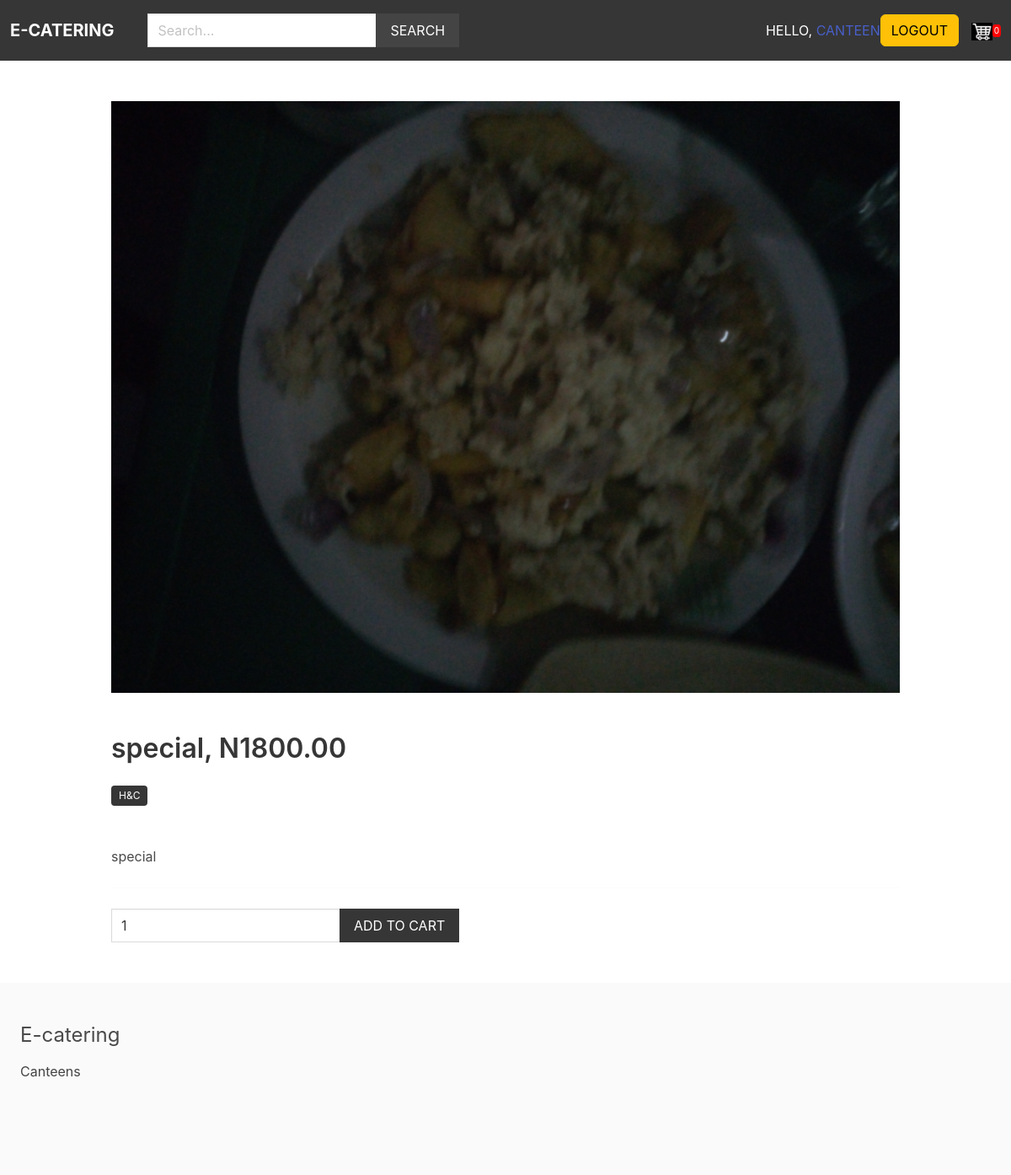
The app's page /Rice/special/ (signed in) with its own data.
### apps/product/models.py (models this page shows, shortened)
class Product(models.Model):
    category = models.ForeignKey(Category, related_name='products', on_delete=models.CASCADE)
    canteen = models.ForeignKey(Canteen , related_name='products', on_delete=models.CASCADE)
    title = models.CharField(max_length=250)
    slug = models.SlugField(max_length=250)
    description = models.TextField(null=True, blank=True)
    price = models.DecimalField(max_digits=6, decimal_places=2)
    date_added = models.DateTimeField(auto_now_add=True)
    image = models.ImageField(upload_to='uploads/', blank=True, null=True)
    thumbnail = models.ImageField(upload_to='uploads/', blank=True, null=True)
    class Meta:
        ordering = ['-date_added']

### apps/canteen/models.py (models this page shows, shortened)
class Canteen(models.Model):
    name = models.CharField(max_length=250)
    created_at = models.DateTimeField(auto_now_add=True)
    created_by = models.OneToOneField(User, related_name='canteen', on_delete=models.CASCADE)
    class Meta:
        ordering = ['name']

### apps/product/views.py (the view)
# urls.py: path('<slug:category_slug>/<slug:product_slug>/', views.product, name='product'),
def product(request, category_slug, product_slug):
    cart = Cart(request)
    product = get_object_or_404(Product, category__slug=category_slug, slug=product_slug)
    if request.method == 'POST':
        form = AddToCartForm(request.POST)
        if form.is_valid():
            quantity = form.cleaned_data['quantity']
            cart.add(product_id=product.id, quantity=quantity, update_quantity=False)
            messages.success(request, 'The product was added to the cart')
            return redirect('product', category_slug=category_slug, product_slug=product_slug)
    else:
        form = AddToCartForm()
    similar_products = list(product.category.products.exclude(id=product.id))
    if len(similar_products) >= 4:
        similar_products = random.sample(similar_products, 4)
    return render(request, 'product/product.html', {'form':form, 'product': product, 'similar_products': similar_products})

### apps/product/forms.py
class AddToCartForm(forms.Form):
    quantity = forms.IntegerField()

### apps/cart/cart.py (called while the page is built)
    def __len__(self):
        return sum(item['quantity'] for item in self.cart.values())

### apps/cart/context_processors.py (called while the page is built)
def cart(request):
    return {'cart': Cart(request)}

### apps/product/context_processors.py (called while the page is built)
def menu_categories(request):
    categories = Category.objects.all()
    return {'menu_categories': categories}

### apps/product/templates/product/product.html (shortened to what this page needs)
{% extends 'core/index.html' %}
{% block content %}
    {% if product.image %}
        <figure class="image is-4by3 mb-6">
            <img src="{{ product.image.url }}">
        </figure>
    {% endif %}
    <h1 class = "title"> {{ product.title }}, N{{ product.price }} </h1>
    <p class ="mb-6"><span class = "tag is-dark" > {{product.canteen.name}} </span></p>
    <p> {{product.description}} </p>
    <hr>
    <form method="post" action=".">
        <div class="field has-addons">
            <div class="control">
                <input type='number' name="quantity" value="1" class='input' min="1">
            </div>
            <div class="control">
                <button class="button is-dark is-uppercase"> Add to cart</button>
            </div>
        </div>
    </form>
{% endblock %}

### apps/core/templates/core/index.html (shortened to what this page needs)
{% load static %}
<!DOCTYPE html>
<html lang="en">
    <head>
        <link href="https://cdn.jsdelivr.net/npm/bootstrap@5.2.0-beta1/dist/css/bootstrap.min.css" rel="stylesheet">
        <link rel="stylesheet" href="https://cdn.jsdelivr.net/npm/bulma@0.9.1/css/bulma.min.css">
        <link rel="stylesheet" href="{% static 'styles/main.css' %}">
    </head>
    <body>
        {% if user.is_authenticated %}
            <nav class="navbar is-dark">
                <div class="navbar-brand">
                    <a href="/" class="navbar-item"><strong>E-catering</strong></a>
                </div>
                <div class="navbar-menu" id="main-navbar">
                    <div class="navbar-start">
                        <div class="navbar-item">
                            <form method="get" action="{% url 'search' %}">
                                <div class="field has-addons">
                                    <div class="control">
                                        <input type="text" class="input" placeholder="Search..." name="query">
                                    </div>
                                    <div class="control">
                                        <button class="button is-dark is-uppercase">Search</button>
                                    </div>
                                </div>
                            </form>
                        </div>
                    </div>
                    <div class="navbar-end">
                    <div class="navbar-item">
                        <span class="hell0-msg"> Hello, <a href="{% url 'uses' %}"> {{ request.user }} </a> </span>
                        <span><a href="{% url 'logouts' %}" class="btn btn-warning">Logout</a></span>
                        <a href="{% url 'cart' %}">
                          <img id="cart-icon" src="{% static 'images/cart.png' %}">
                        </a>
                        <p id="cart-total">{% if cart %}{{ cart | length }} {% else %} 0 {% endif %}</p>
                    </div>
                    </div>
                </div>
            </nav>
        {% endif %}
        <section class="section">
            <div class="container">
                {% block content %}
                {% endblock %}
            </div>
        </section>
        <footer class="footer">
            <h3 class="is-size-4 mb-4"> E-catering</h3>
            <a href="{% url 'canteens' %}"> Canteens</a>
        </footer>
    </body>
</html>

### static/styles/main.css (style rules this page uses)
.navbar { text-transform: uppercase; }
.navbar .is-dark { background: #444; }
.footer a { margin-bottom: 15px; display: inline-block; color: #444; }
.input, .button { border-radius: 0; }
#cart-icon { width:25px; display: inline-block; margin-left: 15px; }
#cart-total { display: inline-block; text-align: center; color:#fff; background-color: red; width: 10px; height: 15px; border-radius: 30%; font-size: 10px; }

### records on screen
Product: image (picture), title "special", price "1800.00", canteen.name "H&C", description "special"

### other values on screen
{{ request.user }} "CANTEEN"
